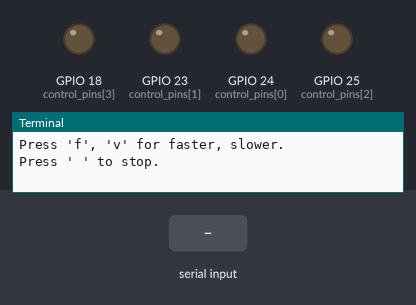
Simulated run of this program. Board: Raspberry Pi (BCM pin numbers). Parts: output pins drawn as LEDs (lit = HIGH), the last lines printed to the terminal. The test bench sets the inputs (shaded band).

Above: at 1.2 s.
1.3 s: "a" typed at the terminal
At 2.2 s:
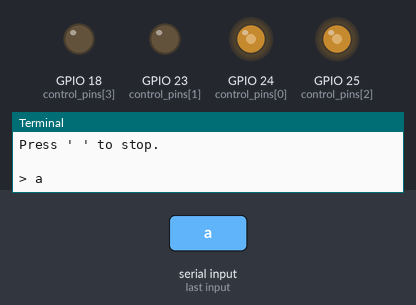
2.8 s: "f" typed at the terminal
At 3.4 s:
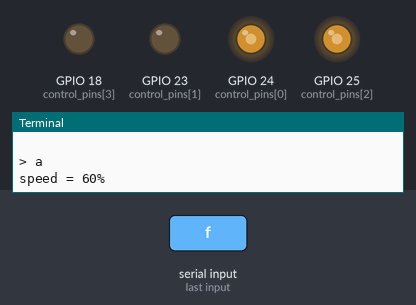
4.3 s: "j" typed at the terminal
At 5.5 s:
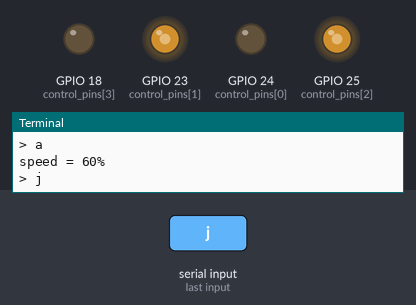
5.8 s: "k" typed at the terminal
At 6.8 s:
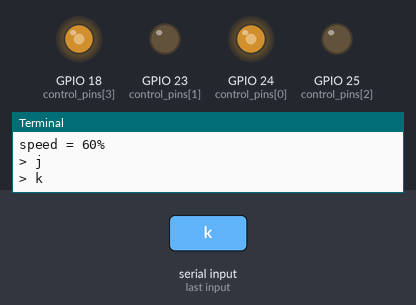
7.3 s: "m" typed at the terminal
At 8.0 s:
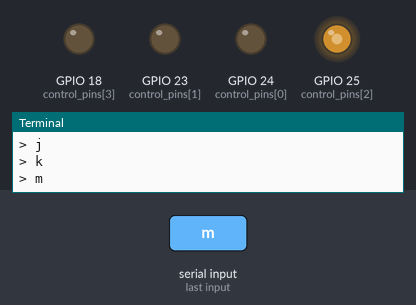
8.8 s: "n" typed at the terminal
At 9.1 s:
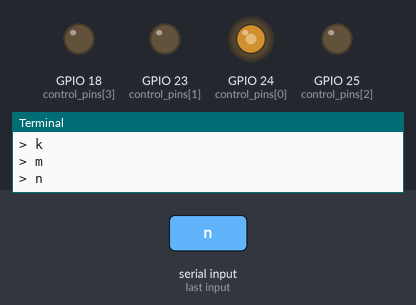
Timing chart, 0 to 11.3 s (numbered marks = the images above; inputs shaded):
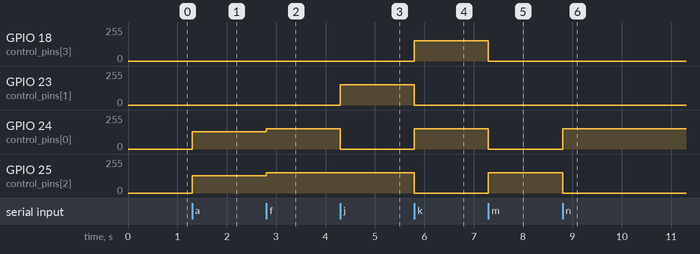

The program:

motors-dc-pwm.py
```python
"""motors-dc-pwm.py - Control a pair of DC motors using a Raspberry Pi with pulse width modulation to control speed.

This drives the dual L9110 H-bridge driver GPIO circuit with two DC motors. See l9110.md for details.
At the console, use the following keys to control the two motors.

Press 'Ctrl+c' or 'x' to exit.
Press 'a', 'z', 'n', 'm' for forward, backward, right-only, left-only.
Press 'j', 'k' for rotate left, right.
Press 'f', 'v' for faster, slower.
Press ' ' to stop.
"""

import RPi.GPIO as GPIO
import sys
import termios
import tty

# As we know that this is a POSIX system, we can define a getch-like function that manipulates the tty.
def getch():
  """Return a single character from stdin.
  """
  fd = sys.stdin.fileno()
  old_settings = termios.tcgetattr(fd)
  try:
    tty.setraw(fd)
    ch = sys.stdin.read(1)
  finally:
    termios.tcsetattr(fd, termios.TCSADRAIN, old_settings)
  return ch

print (__doc__)

control_pins = [24, 23, 25, 18]
p = []

GPIO.setmode(GPIO.BCM)
for pin in range(0, len(control_pins)):
  GPIO.setup(control_pins[pin], GPIO.OUT)
  GPIO.output(control_pins[pin], False)
  p.append(GPIO.PWM(control_pins[pin], 40))

actions = {'a':[1,0,1,0],
           'z':[0,1,0,1],
           'n':[1,0,0,0],
           'm':[0,0,1,0],
           'j':[0,1,1,0],
           'k':[1,0,0,1],
           ' ':[0,0,0,0],
          }

speed = 50

try:
  while True:
    character = getch()
    if character == 'x' or character == '0x03':
      GPIO.cleanup()
      exit()
    elif character == 'f' and speed < 100:
      speed = speed + 10
      print ('speed = {0}%'.format(speed))
      for pin in range(0, len(control_pins)):
        p[pin].ChangeDutyCycle(speed)
    elif character == 'v' and speed > 0:
      speed = speed - 10
      print ('speed = {0}%'.format(speed))
      for pin in range(0, len(control_pins)):
        p[pin].ChangeDutyCycle(speed)
    elif character in actions:
      print ('> ' + character)
      for pin in range(0, len(control_pins)):
        if actions[character][pin] != 0:
          p[pin].start(speed)
        else:
          p[pin].stop()

except KeyboardInterrupt:
  GPIO.cleanup()

except Exception as e:
  print (str(e))
  GPIO.cleanup()
```

Measured:
- after the input at 1.3 s, GPIO 24 (control_pins[0]), GPIO 25 (control_pins[2]): 0/255 → 128/255 at once
- after the input at 2.8 s, GPIO 24 (control_pins[0]), GPIO 25 (control_pins[2]): 128/255 → 153/255 at once
- after the input at 4.3 s, GPIO 23 (control_pins[1]): 0/255 → 153/255 at once; GPIO 24 (control_pins[0]): 153/255 → 0/255 at once
- after the input at 5.8 s, GPIO 18 (control_pins[3]), GPIO 24 (control_pins[0]): 0/255 → 153/255 at once; GPIO 23 (control_pins[1]), GPIO 25 (control_pins[2]): 153/255 → 0/255 at once
- after the input at 7.3 s, GPIO 18 (control_pins[3]), GPIO 24 (control_pins[0]): 153/255 → 0/255 at once; GPIO 25 (control_pins[2]): 0/255 → 153/255 at once
- after the input at 8.8 s, GPIO 24 (control_pins[0]): 0/255 → 153/255 at once; GPIO 25 (control_pins[2]): 153/255 → 0/255 at once
